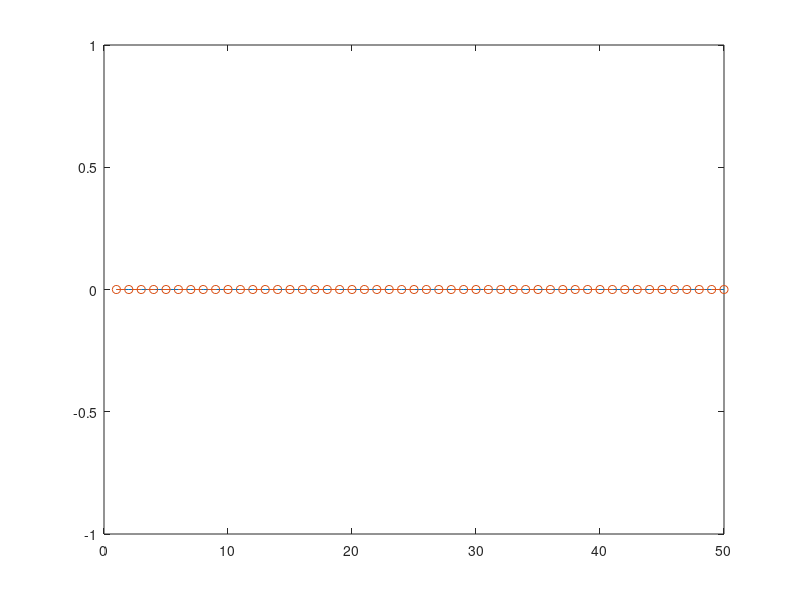

The MATLAB source for this figure:
clear all;
close all;
clc;
avg_FC=zeros(50,68,68);
avg_ranFC=zeros(50,68,68);
sum_FC=zeros(68,68);
ransum_FC=zeros(68,68);
e=zeros(1,50);
e_ran=zeros(1,50);
matfiles = dir('/home/shruti/Desktop/Himadri/Shruti/IITG-final-work/Old-Controls/*_SC.mat');
matfiles=[matfiles; dir('/home/shruti/Desktop/Himadri/Shruti/IITG-final-work/Old-Controls/*_SC_new.mat')];
k=0;
ran_net=zeros(1,68,68);
for i=0.01:0.01:0.5
    k=k+1;
   for j=1:length(matfiles)  
    name=strcat('/home/shruti/Desktop/Himadri/Shruti/IITG-final-work/Old-Controls/',matfiles(j).name);
    load(name,'SC_cap_agg_bwflav1_norm');
    disp(matfiles(j).name);
    thresh_FC=threshold_proportional(SC_cap_agg_bwflav1_norm,i);
    adjFC=weight_conversion(thresh_FC,'binarize');
    sum_FC=sum_FC+adjFC;
    
    for l=1:1
    [R,~]=randmio_und(adjFC, 10);
    ran_net(l,:,:)=R;
    end
    r=randi(1,1,1);
    ransum_FC=ransum_FC+reshape(ran_net(r,:,:),68,68);
    clearvars -except sum_FC avg_FC matfiles i k j e thresh ran_net ransum_FC avg_ranFC e_ran
   end
    avg_FC(k,:,:)=sum_FC/length(matfiles);
    e(k)=entropy(avg_FC(k,:,:));
    
    avg_ranFC(k,:,:)=ransum_FC/length(matfiles);
    e_ran(k)=entropy(avg_ranFC(k,:,:));
end
   plot(1:50,e);
   hold on;
   plot(1:50,e_ran,'o--');
 thresh_diff=zeros(1,50); 
 for k=1:50 
     thresh_diff(k) = e(k)-e_ran(k); 
 end
 [~,thresh]=min(thresh_diff);
 thresh=thresh/100; %% 0.075                 
